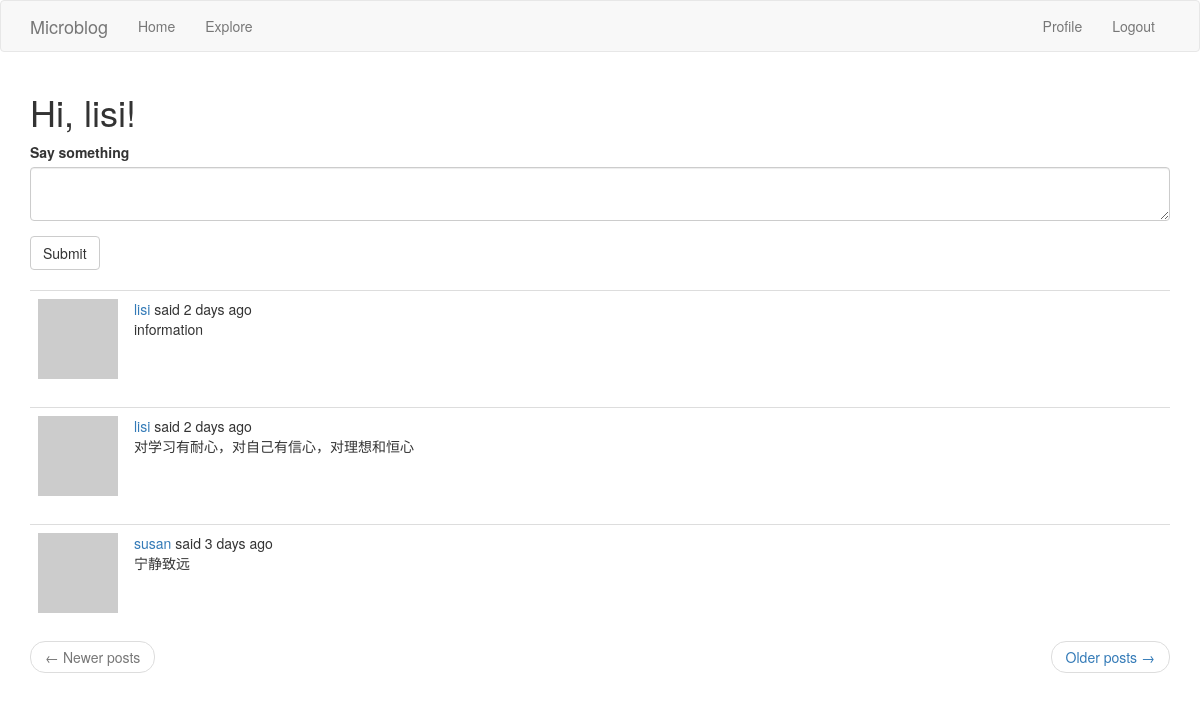
The page /index (signed in) on the database as committed earlier.
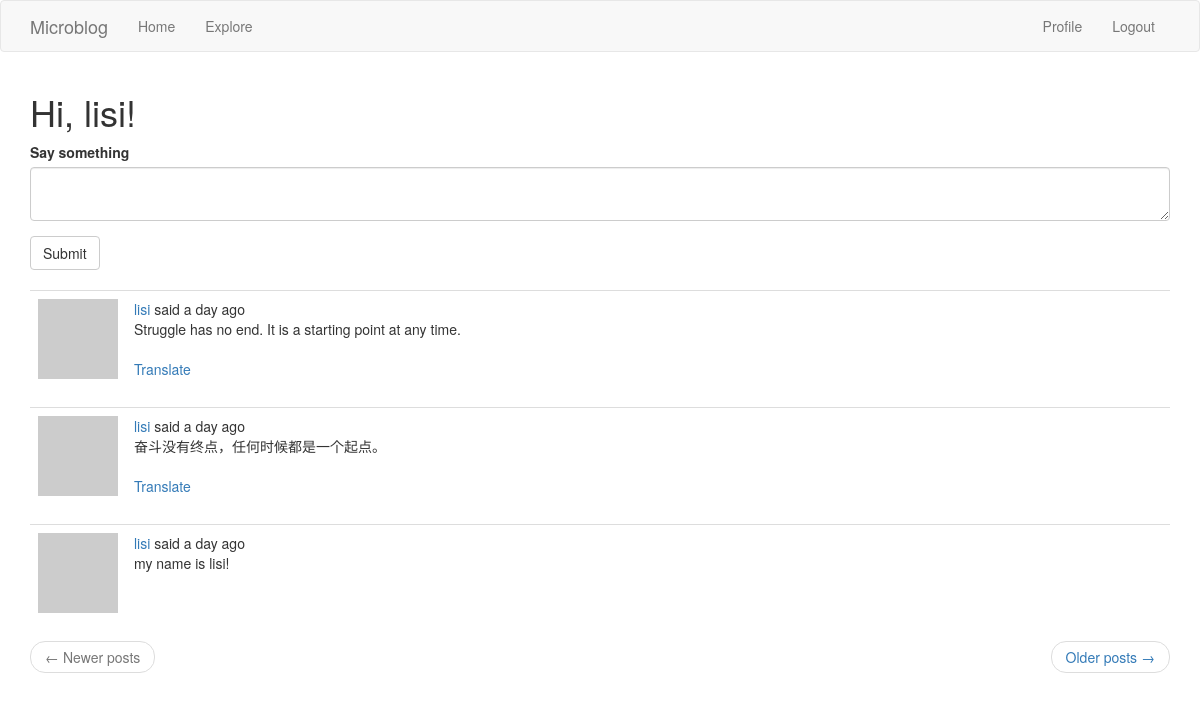
The same page on the database as committed later.
### app/models.py (models this page shows, shortened)
class Post(db.Model):  # UserMixin,
    id = db.Column(db.Integer, primary_key=True)
    body = db.Column(db.String(140))
    timestamp = db.Column(db.DateTime, index=True, default=datetime.utcnow)
    user_id = db.Column(db.Integer, db.ForeignKey('user.id'))
    language = db.Column(db.String(5))

### app/routes.py (the view, shortened to what this page needs)
@app.route('/', methods=['GET', 'POST'])
@app.route('/index', methods=['GET', 'POST'])
@login_required
def index():
    form = PostForm()
    page = request.args.get('page', 1, type=int)
    posts = current_user.followed_posts().paginate(page, app.config['POSTS_PER_PAGE'], False)
    next_url = url_for('index', page=posts.next_num) if posts.has_next else None
    prev_url = url_for('index', page=posts.prev_num) if posts.has_prev else None
    return render_template('index.html', title='Home Page', form=form, posts=posts.items, next_url=next_url,
                           prev_url=prev_url)

### app/forms.py
class PostForm(FlaskForm):
    post = TextAreaField(_l('Say something'), validators=[DataRequired(), Length(min=1, max=140)])
    submit = SubmitField(_l('Submit'))

### app/models.py (called while the page is built)
@login.user_loader
def load_user(id):
    return User.query.get(int(id))

    def avatar(self, size):
        digest = md5(self.email.lower().encode('utf-8')).hexdigest()
        return 'https://www.gravatar.com/avatar/{}?d=identicon&s={}'.format(
            digest, size)

    def followed_posts(self):
        followed = Post.query.join(followers, (followers.c.followed_id == Post.user_id)).filter(
            followers.c.follower_id == self.id)
        own = Post.query.filter_by(user_id=self.id)
        return followed.union(own).order_by(Post.timestamp.desc())

### app/routes.py (called while the page is built)
@app.before_request  # 访问任意一个函数都会执行这里
def before_request():
    if current_user.is_authenticated:
        current_user.last_seen = datetime.utcnow()
        db.session.commit()

### app/templates/index.html
{% extends "base.html" %}
{% import 'bootstrap/wtf.html' as wtf %}
{% block app_content %}
	<h1>{{ _('Hi, %(username)s!', username=current_user.username) }}</h1>
	{% if form %}
	{{ wtf.quick_form(form) }}
	<br>
	{% endif %}
	{% for post in posts %}
		{% include '_post.html' %}
	{% endfor %}
	<nav aria-label="...">
		<ul class="pager">
			<li class="previous{% if not prev_url %} disabled{% endif %}">
				<a href="{{ prev_url or '#' }}">
					<span aria-hidden="true">&larr;</span> Newer posts
				</a>
			</li>
			<li class="next{% if not next_url %} disabled{% endif %}">
				<a href="{{ next_url or '#' }}">
					Older posts <span aria-hidden="true">&rarr;</span>
				</a>
			</li>
		</ul>
	</nav>
{% endblock %}

### app/templates/_post.html (shortened to what this page needs)
<table class="table table-hover">
    <tr>
        <td width="70px">
            <a href="{{ url_for('user', username=post.author.username) }}">
                <img src="{{ post.author.avatar(70) }}"/>
            </a>
        </td>
        <td>
            {{ _('%(username)s said %(when)s', username=user_link, when=moment(post.timestamp).fromNow()) }}
            <br>
            <span id="post{{ post.id }}">{{ post.body }}</span>
            {% if post.language and post.language != g.locale %}
                            <br><br>
                <span id="translation{{ post.id }}">
                    <a href="javascript:translate('#post{{ post.id }}', '#translation{{ post.id }}', '{{ post.language }}', '{{ g.locale }}');">{{ _('Translate') }}</a>
                </span>
            {% endif %}
        </td>
    </tr>
</table>

Rows that differ between the two databases and show on the page:
no longer on this page (row unchanged): Post: body "information"
no longer on this page (row unchanged): Post: body "对学习有耐心，对自己有信心，对理想和恒心"
no longer on this page (row unchanged): Post: body "宁静致远"
added Post: body "Struggle has no end. It is a starting point at any time."
added Post: body "奋斗没有终点，任何时候都是一个起点。"
added Post: body "my name is lisi!"
